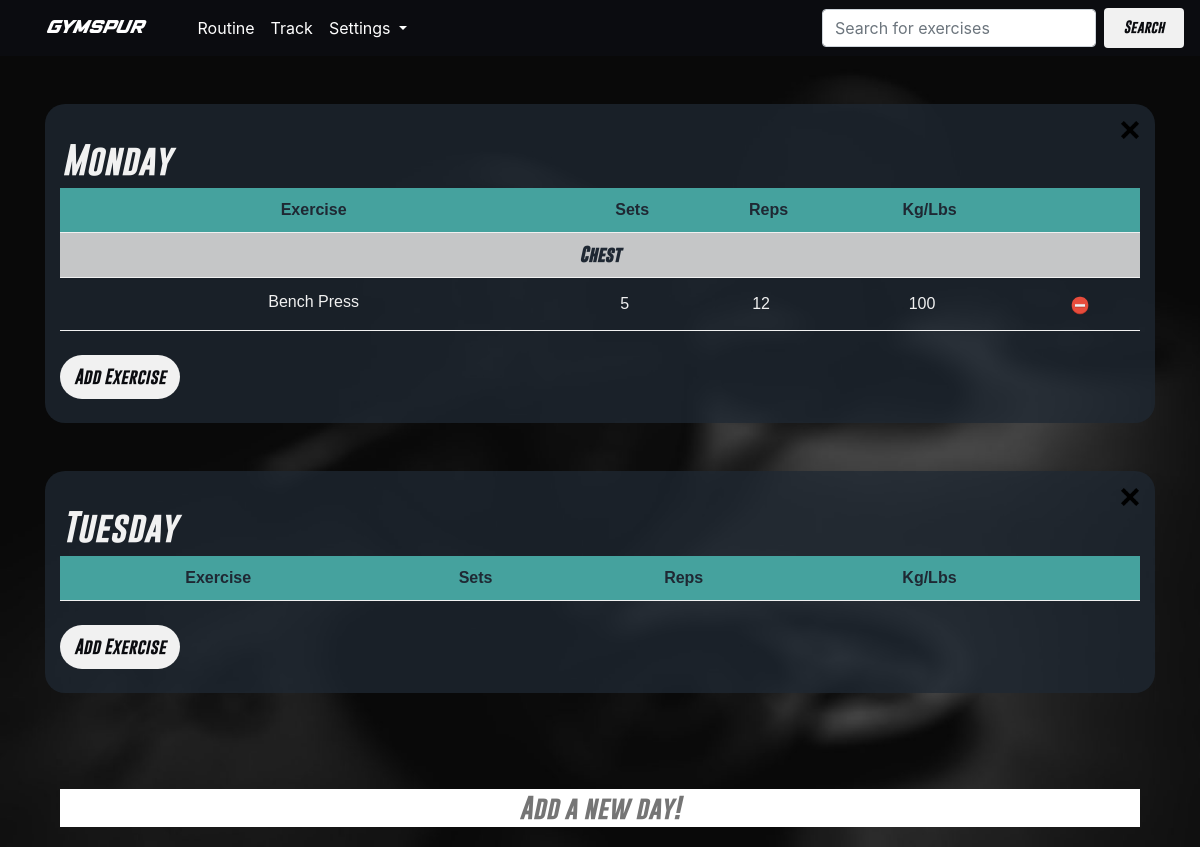
The page /routine (signed in) on the database its author committed.
### my_app/auth/models.py (models this page shows)
class Day(db.Model):
    id = db.Column(db.Integer, primary_key=True)
    day_name = db.Column(db.String(120), nullable=False)
    user_id = db.Column(db.Integer, db.ForeignKey('user.id'))
    exercises = db.relationship('Exercise', backref='day', lazy='dynamic')

class Exercise(db.Model):
    id = db.Column(db.Integer, primary_key=True)
    exr_mg = db.Column(db.String(120))
    exr_name = db.Column(db.String(120), nullable=False)
    exr_reps = db.Column(db.Integer)
    exr_sets = db.Column(db.Integer)
    exr_val = db.Column(db.Integer)
    day_id = db.Column(db.Integer, db.ForeignKey('day.id'))
    user_id = db.Column(db.Integer, db.ForeignKey('user.id'))
    weekly_values = db.relationship('Weekly_Value', backref='exercise', lazy='dynamic')

### my_app/auth/views.py (the view)
@auth.route('/routine', methods=['GET', 'POST'])
@login_required
def routine():
    e_form = ExerciseForm(csrf_enabled=False)
    en_form = ExerciseNameForm(csrf_enabled=False)
    change_exercise_form = ExerciseForm(csrf_enabled=False)
    form = DayForm(csrf_enabled=False)
    if form.validate_on_submit():
        day = Day(day_name=form.day.data, user=current_user)
        db.session.add(day)
        db.session.commit()
        flash("%s added!" % day.day_name)
        return redirect(url_for('auth.routine'))
    days = current_user.days
    muscle_groups = {}
    for day in days:
        muscle_groups[day.id] = []
        for exercise in day.exercises:
            if exercise.exr_mg not in muscle_groups[day.id]:
                muscle_groups[day.id].append(exercise.exr_mg)
    return render_template('routine/routine.html', title='routine', form=form, e_form=e_form,\
         days=days, en_form=en_form, change_exercise_form=change_exercise_form, muscle_groups=muscle_groups)

### my_app/auth/forms.py
class ExerciseForm(FlaskForm):
    exercise = TextAreaField('Add a new exercise', validators=[DataRequired()])
    muscle_group = TextField('Muscle Group', validators=[DataRequired()])
    reps = IntegerField('Reps', default=0, validators=[DataRequired()])
    sets = IntegerField('Sets', default=0, validators=[DataRequired()])
    value = IntegerField('Value', default=0, validators=[DataRequired()])
    submit = SubmitField('Submit')

class ExerciseNameForm(FlaskForm):
    exercise = TextAreaField('Add a new exercise', validators=[DataRequired()])
    submit = SubmitField('Submit')

### my_app/auth/models.py (called while the page is built)
    @property
    def is_authenticated(self):
        return True

### my_app/auth/views.py (called while the page is built)
@login_manager.user_loader
def load_user(id):
    return User.query.get(int(id))

@auth.before_request
def get_current_user():
    g.user = current_user

### my_app/templates/routine/routine.html (shortened to what this page needs)
{% extends "base.html" %}
{% block container %}
    <br>
    {% for day in days %}
    <div id="dayblock-{{day.id}}" class="container-fluid" style="padding-top:10px;">
        <div id="dayDiv-{{day.id}}" style="padding-top:2px;">
            <a href="{{ url_for('auth.delete_day', day_id=day.id) }}" class="delete_day"><img style="height:20px;width:20px;" src="static/images/bin.png"></a>
            <br>
            <form id ="change-day-{{day.id}}" style="display:block"method="POST" action="{{ url_for('auth.rename_day', day_id=day.id) }}" role="form">
                <h3 class="dayName">{{ form.day(id=day.id, value=day.day_name, class_="day_form") }}</h3>
            </form>
        </div>
        <table>
            <tr id="row">
                <th>Exercise</th>
                <th>Sets</th>
                <th>Reps</th>
                <th>Kg/Lbs</th>
                <th></th>
            </tr>
        {% for mg in muscle_groups[day.id] %}
        <tr class="mg_row" style="width:100%"><th colspan="5" style="width:100%">{{mg}}</th></tr>
        {% for exercise in day.exercises if exercise.exr_mg == mg %}
        <tr>
            <form method="POST" action="{{ url_for('auth.change_mg', exercise_id=exercise.id)}}" role="form">
                <td>
                        {{ change_exercise_form.exercise(value=exercise.exr_name, class_="exr_form", onkeydown="if (event.keyCode == 13) { this.form.submit(); return false; }") }}
                </td>
                <td class="integer_data">
                        {{ change_exercise_form.sets(value=exercise.exr_sets, class_="ce_form") }}
                </td>
                <td class="integer_data">
                        {{ change_exercise_form.reps(value=exercise.exr_reps, class_="ce_form") }}
                </td>
                <td class="integer_data">
                       <div>{{ change_exercise_form.value(value=exercise.exr_val, class_="ce_form") }}</div>
                </td>
            </form>
            <td class="integer_data">
                <a href="{{ url_for('auth.delete_exercise', exercise_id=exercise.id) }}">
                <img src="/static/images/delete.png" style="width:20px;height:20px;"></a>
            </td>
        </tr>
        {% endfor %}
        {% endfor %}
        </table>
        <br>
        <button class="add_exercise_button" id="myBtn-{{day.id}}" onclick="showModal({{day.id}})">Add Exercise</button>
        <br>
        <br>
    </div>
    <br>
    <br>
    {% endfor %}
    <br>
    <br>
    <div class="container" style="padding-bottom: 20px;">
            <form method="POST" action="{{ url_for('auth.routine') }}" role="form">
                {{ form.day(placeholder="Add a new day!", class_="add_day_form")}}</div>
    </div>
{% endblock %}

### my_app/static/css/main.css (style rules this page uses)
body { background-image: url("../images/background.jpg"); background-repeat: no-repeat; background-attachment: fixed; background-size: cover; }
.container-fluid { background: rgb(197,198,199); background: rgba(31,40,51,0.7483368347338936); border-radius: 20px; }
table { width: 100%; }
td { transition: all .2s ease-in-out; font-family: Arial, Helvetica, sans-serif; }
th, td { padding: 10px; border-bottom: 1px solid #f1f1f1; text-align: center; font-size: medium; }
th { color: #1f2833; }
#row { background:#45a29e; font-family: Arial, Helvetica, sans-serif; }
.mg_row { background-color: #c5c6c7; color: #0b0c10; font-family: 'gobold_bolditalic'; }
a,p,small { color: #f1f1f1; text-decoration: none; }
h3 { font-family: 'gobold_bolditalic'; font-size: xx-large; }
.dayName { -webkit-transform: perspective(1px) translateZ(0); transform: perspective(1px) translateZ(0); box-shadow: 0 0 1px rgba(0, 0, 0, 0); -webkit-transition-duration: 0.3s; transition-duration: 0.3s; -webkit-transition-property: transform; transition-property: transform; }
.ce_form { color: #f1f1f1; border: 0px; background: transparent; text-align: center; width: 100%; }
@media screen and (min-width: 420px) { .exr_form { color: #f1f1f1; border: 0px; background: transparent; text-align: center; width: 100%; height: 25px; overflow:hidden; resize: none; } }
.day_form { background: transparent; width: 100%; border:0px; color: #f1f1f1; }
.add_day_form { font-family: 'gobold_bolditalic'; font-size: x-large; border: 0px; text-align: center; width: 100%; }
.add_exercise_button { font-family: "gobold_bolditalic"; font-size: medium; background-color: #f1f1f1; color: #0b0c10; border: 0px; border-radius: 50px; padding: 10px; width: 120px; transition: all .2s ease-in-out; }
.integer_data { width: 50px; }
.delete_day { float: right; }

### rows shown on the page
Day: day "Monday"
Exercise: exr_mg "Chest", exercise "Bench Press", sets "5", reps "12", value "100"
Day: day "Tuesday"
